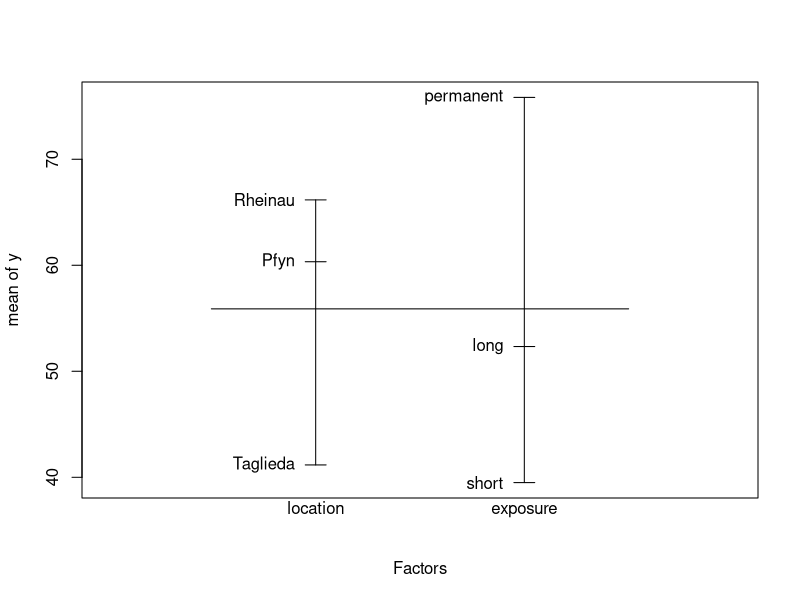
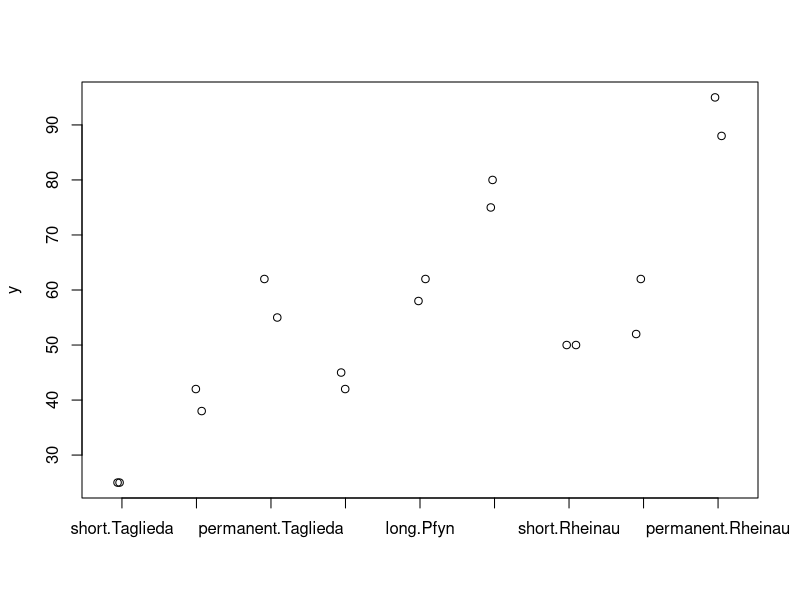
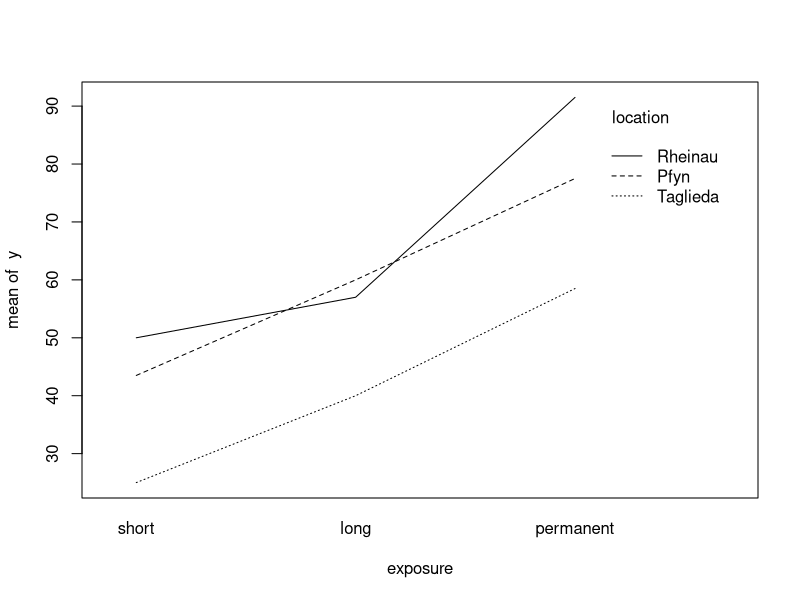
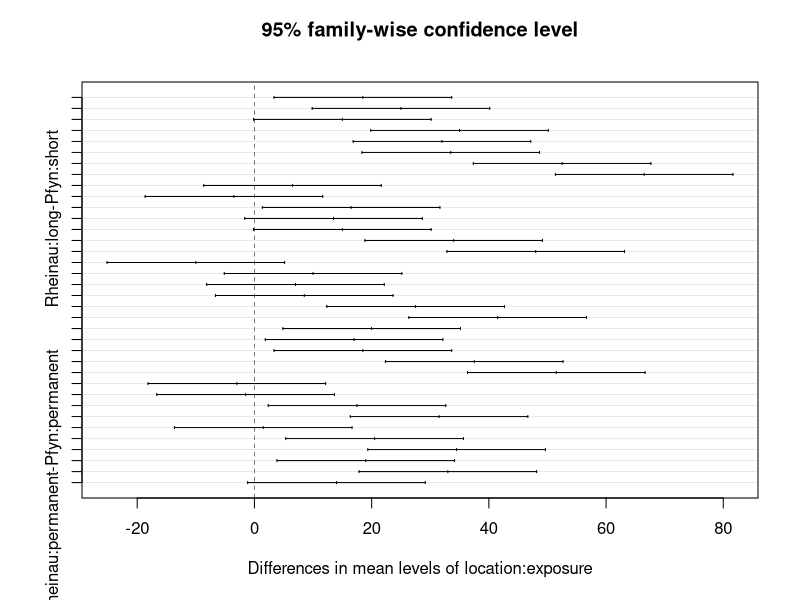

Write the R code that produced these figures, in order.
## Define data set ####
combinations <- expand.grid(location = c("Taglieda", "Pfyn", "Rheinau"),
                            exposure = c("short", "long", "permanent"))
data <- data.frame(rbind(combinations, combinations), 
                   y = c(25, 45, 50, 42, 62, 52, 62, 80, 88, 
                         25, 42, 50, 38, 58,62, 55, 75, 95))

## Visualize data set ####

## mean value per factor level (completely ignoring the other factor)
plot.design(y ~ ., data = data)

## Plot for every combination
## interaction command combines two factors into one
## (have a look at interaction(data$exposure, data$location))
stripchart(y ~ interaction(exposure, location), data = data, pch = 1, vertical = TRUE,
           method = "jitter") ## jitter because of replicates

## better: use interaction plot
with(data, interaction.plot(x.factor = exposure, trace.factor = location,
                            response = y))
## conclusions?

## Fit two-way ANOVA model ####
fit <- aov(y ~ location * exposure, data = data)
fit <- aov(y ~ location + exposure + location:exposure, data = data) ## equivalent version

summary(fit)

coef(fit)
dummy.coef(fit)

## compare with options(contrasts = c("contr.sum", "contr.sum"))

## Calculate some contrasts ####
tukey <- TukeyHSD(fit)
tukey
tukey$'location:exposure'

plot(TukeyHSD(fit, which = "location:exposure"))

## individual comparisons using function glht of package multcomp
library(multcomp)

## create hyper-factor for all combinations
data$exp.loc <- interaction(data$location, data$exposure)
levels(data$exp.loc) ## 3 x 3 = 9 different levels

fit.alt <- aov(y ~ exp.loc, data = data) ## cell means model
coef(fit.alt)

## testing a specific contrast: Pfyn.short vs. Taglieda.long
M <- matrix(c(0, 1, 0, -1, rep(0, 5)), nrow = 1)
fit.gl <- glht(fit.alt, linfct = M)
summary(fit.gl) 

## could also do Tukey with glht ...
